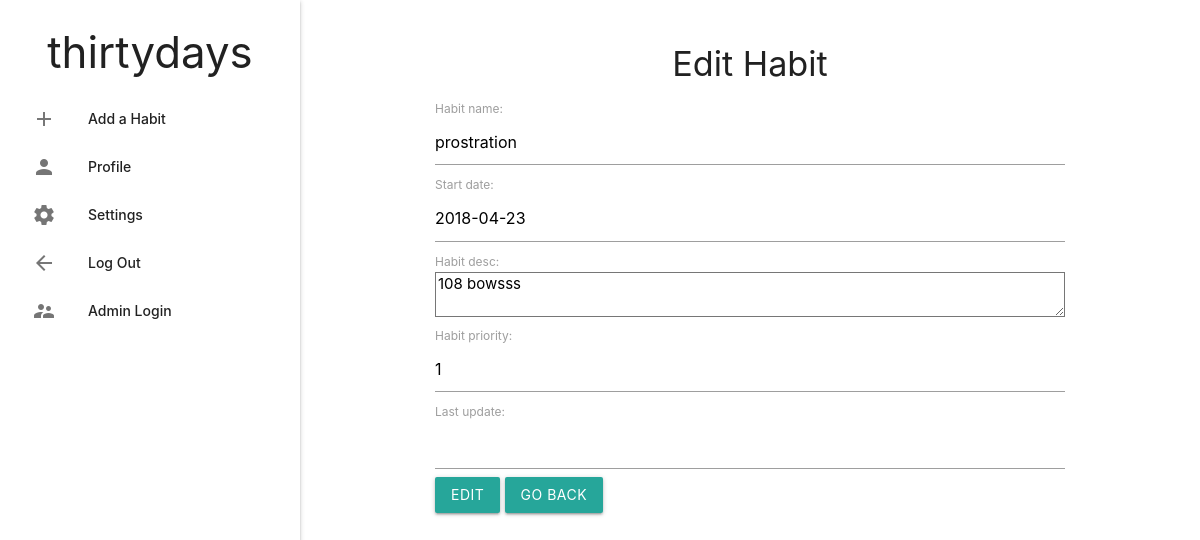
The app's page /editform/1/ (signed in) with its own data.
### task/models.py (models this page shows, shortened)
class Habit(models.Model):
    HIGH = 1
    MEDIUM = 2
    LOW = 3
    PRIORITY_CHOICES = (
        (HIGH, 'High'),
        (MEDIUM, 'Medium'),
        (LOW, 'Low'),
    )
    user = models.ForeignKey(User, on_delete=models.CASCADE)
    habit_name = models.CharField(max_length=200)
    start_date = models.DateField()
    day_counter = models.IntegerField(default = 0)
    habit_desc = models.TextField()
    habit_priority = models.IntegerField()
    completed = models.BooleanField(default = False)
    active = models.BooleanField(default = True)
    last_update = models.DateField(null=True)

### task/views.py (the view)
# urls.py: path('editform/<int:id>/', views.editHabit, name = 'edit_habit'),
def editHabit(request, id):
    current_user = request.user
    if not current_user.is_authenticated:
        return redirect('login')
    habit = get_object_or_404(Habit, pk = id)
    form = AddForm(request.POST or None, instance=habit)
    print(habit.habit_name)
    if form.is_valid():
        form.save()
        habit.initializeHabit()
        return HttpResponseRedirect('/task/')
    return render(request, 'task/editHabit.html', {'form': form, 'id':habit.id})

### task/models.py
class AddForm(ModelForm):
    class Meta:
        model = Habit
        exclude = ('day_counter', 'completed', 'active', 'user')

### task/templates/task/editHabit.html (shortened to what this page needs)
{% extends 'task/layout.html' %}
{% block content %}
<h4 class="center-align"> Edit Habit </h4>
<div class="container">
<form action="/editform/{{id}}/" method="post">
  {{ form }}
  <a href="\task"><input class = "btn" type="submit" value="Edit"></a>
  <a href="\task" class="btn">Go Back</a>
</form>
</div>
{% endblock %}

### records on screen
Habit: habit_name "prostration", start_date "2018-04-23", habit_desc "108 bowsss", habit_priority "1"
